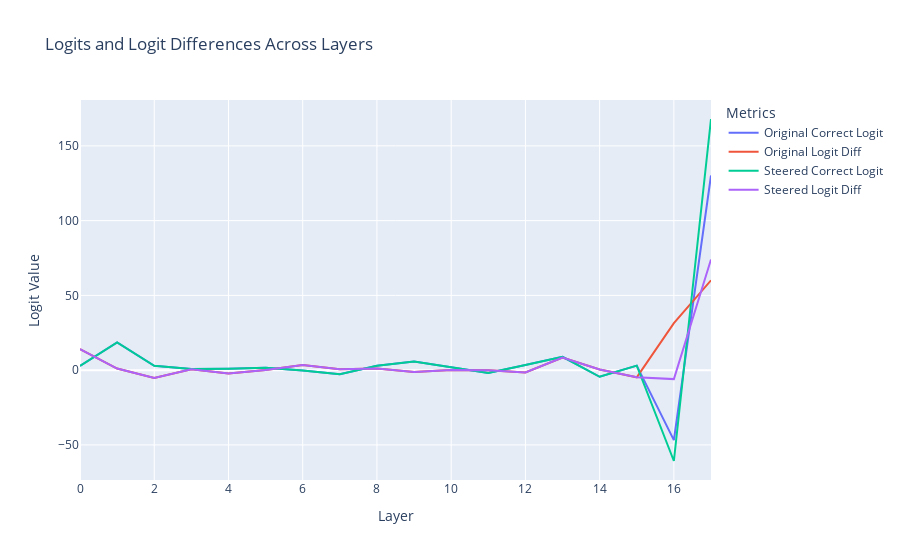

The notebook cell saved with this chart:
### Code cell
correct_logits_orig, incorrect_logits_orig, ldiffs_orig = run_model_and_collect_logits(model, toks, layer_names)
correct_logits_steer, incorrect_logits_steer, ldiffs_steer = run_model_and_collect_logits(model, toks, layer_names, steering=london, scale=200, layer=15)
# Create plot
fig = go.Figure()
# Add traces for original model
fig.add_trace(go.Scatter(y=correct_logits_orig, mode='lines', name='Original Correct Logit'))
# fig.add_trace(go.Scatter(y=incorrect_logits_orig, mode='lines', name='Original Incorrect Logit'))
fig.add_trace(go.Scatter(y=ldiffs_orig, mode='lines', name='Original Logit Diff'))
# Add traces for steered model
fig.add_trace(go.Scatter(y=correct_logits_steer, mode='lines', name='Steered Correct Logit'))
# fig.add_trace(go.Scatter(y=incorrect_logits_steer, mode='lines', name='Steered Incorrect Logit'))
fig.add_trace(go.Scatter(y=ldiffs_steer, mode='lines', name='Steered Logit Diff'))
# Update layout
fig.update_layout(
    title="Logits and Logit Differences Across Layers",
    xaxis_title="Layer",
    yaxis_title="Logit Value",
    legend_title="Metrics"
)
fig.show()

### Figure 1 — Plotly figure (JSON) as saved in the notebook; plotly's stock layout.template omitted (floating-point values rounded to 4 significant figures)
{"data": [{"mode": "lines", "name": "Original Correct Logit", "type": "scatter", "y": [2.794, 18.61, 2.915, 0.8103, 0.9849, 1.639, -0.2025, -2.774, 2.998, 5.803, 2.014, -1.965, 3.477, 8.928, -4.412, 3.026, -46.8, 130.2]}, {"mode": "lines", "name": "Original Logit Diff", "type": "scatter", "y": [14.1, 1.068, -5.207, 0.6503, -2.261, 0.1744, 3.455, 0.6543, 1.17, -1.204, 0.1267, -0.03791, -1.541, 8.486, 0.4752, -4.771, 31.41, 60.07]}, {"mode": "lines", "name": "Steered Correct Logit", "type": "scatter", "y": [2.794, 18.61, 2.915, 0.8103, 0.9849, 1.639, -0.2025, -2.774, 2.998, 5.803, 2.014, -1.965, 3.477, 8.928, -4.412, 3.026, -60.75, 168.0]}, {"mode": "lines", "name": "Steered Logit Diff", "type": "scatter", "y": [14.1, 1.068, -5.207, 0.6503, -2.261, 0.1744, 3.455, 0.6543, 1.17, -1.204, 0.1267, -0.03791, -1.541, 8.486, 0.4752, -4.771, -5.977, 74.03]}], "layout": {"legend": {"title": {"text": "Metrics"}}, "title": {"text": "Logits and Logit Differences Across Layers"}, "xaxis": {"title": {"text": "Layer"}}, "yaxis": {"title": {"text": "Logit Value"}}}}
